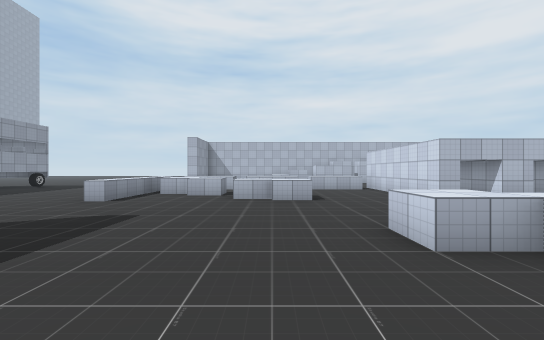
View 1 (above)

15 first-person views from a walk through a Unity game level. The camera is 1.5 m above the floor, looks level and sees 90° across. The floor is counted in squares, 2 m on a side. Each view is taken from the middle of a square. On the plan, view 1 faces up. The plan holds only what a view shows up to about 10 squares ahead; the rest is blank. The place goes on beyond the plan. Some surface patterns are stand-ins.

View 2
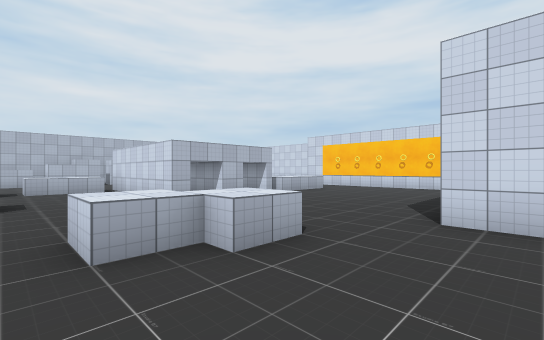

View 3
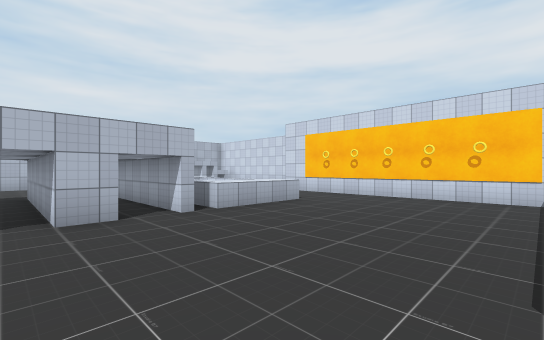

View 4
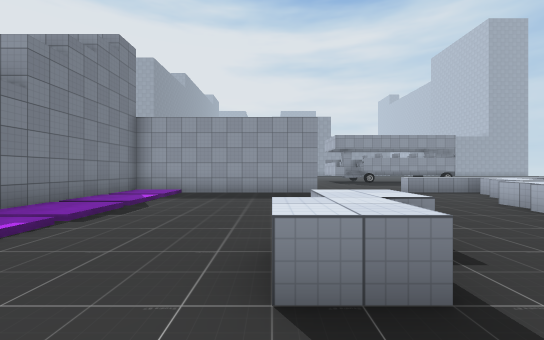

View 5
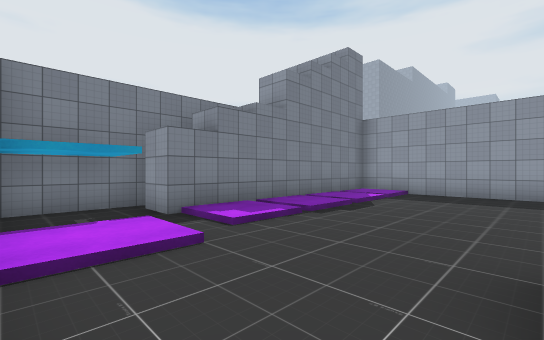

View 6
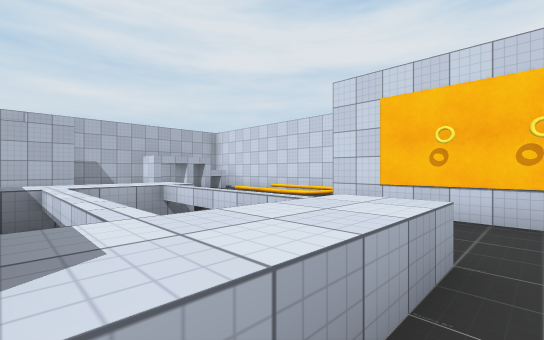

View 7
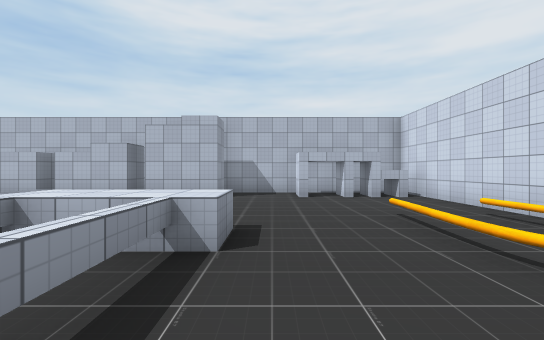

View 8
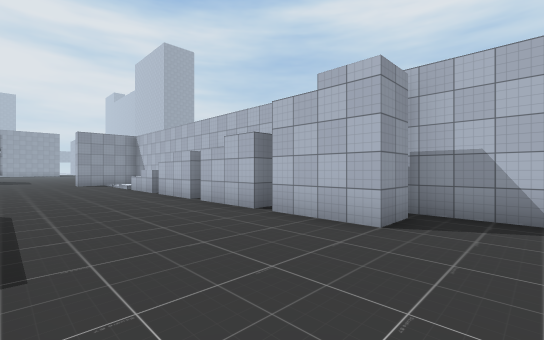

View 9
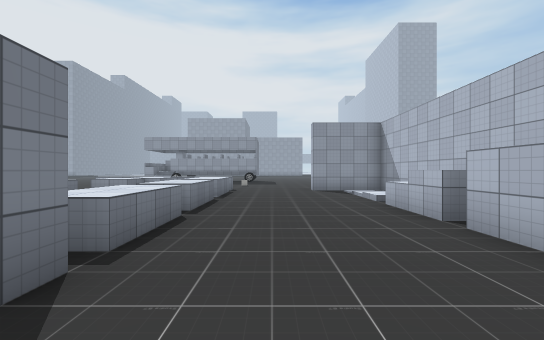

View 10
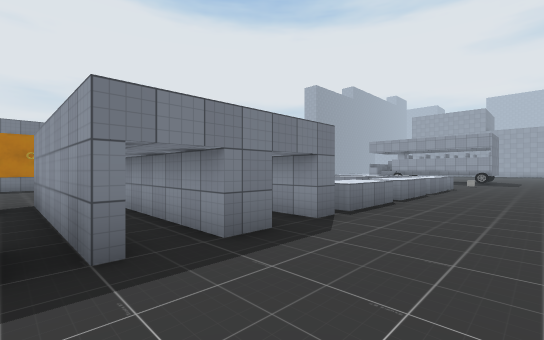

View 11
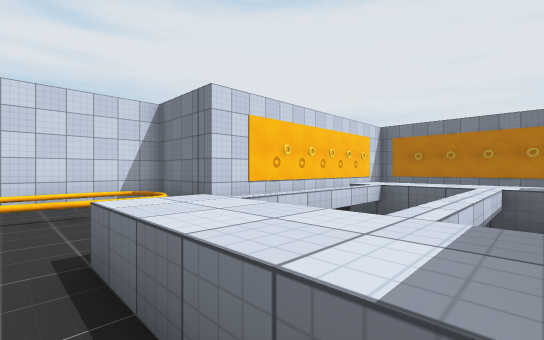

View 12
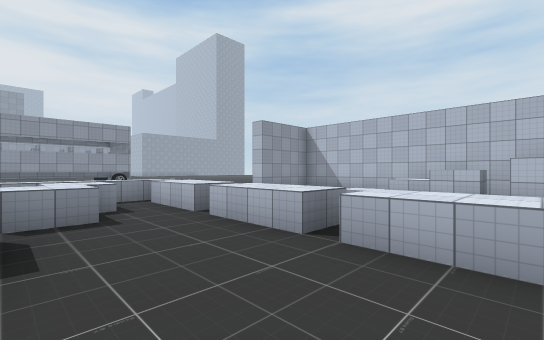

View 13
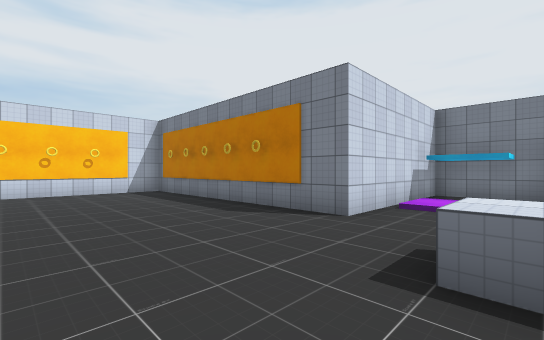

View 14
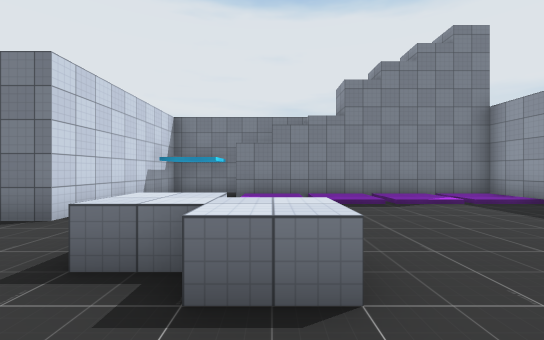

View 15
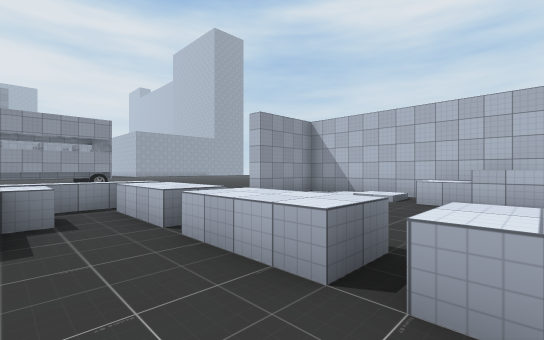

### Floor plan
Key: @ floor where view 1 was taken; # wall or solid block; . main floor; : floor 0.25 m higher than the main floor; / step, stairs or slope; = window, fence, low wall or low ledge; ^ raised ledge.
Columns run from 4 left of view 1 to 16 right of it. Each row starts with its distance up from view 1.
 17 #######    ##########
 16 #.::^^^#######..###.#
 15 #...................#
 14 ....................#
 13 ....................#
 12 ................./.##
 11 ^^^^^^^^#.#.^^^..=.#
 10 ^.......#.###.=..//#
  9 ^^^.....#.###.=..###
  8 ^.^^^...#.###.=..#
  7 ^..^^^..#.#.^^^..#
  6 .................#
  5 .................#
  4 .................#
  3 #.....^^.........#
  2  ......^.........#
  1  .........########
  0  ...@.....#
 -1 #///////:/#
 -2 #://:/:///#
 -3 ########..#
 -4        ####

Positions as (right, up) in squares from view 1, and headings:
1: (0, 0), facing up
2: (1, 0), facing up-right
3: (5, 2), facing up-right
4: (5, 2), facing left
5: (5, 2), facing down-left
6: (8, 6), facing up-right
7: (11, 8), facing up
8: (11, 12), facing up-left
9: (6, 13), facing left
10: (8, 14), facing down-left
11: (8, 12), facing down-right
12: (3, 8), facing up-left
13: (3, 5), facing down-right
14: (2, 5), facing down
15: (2, 9), facing up-left
